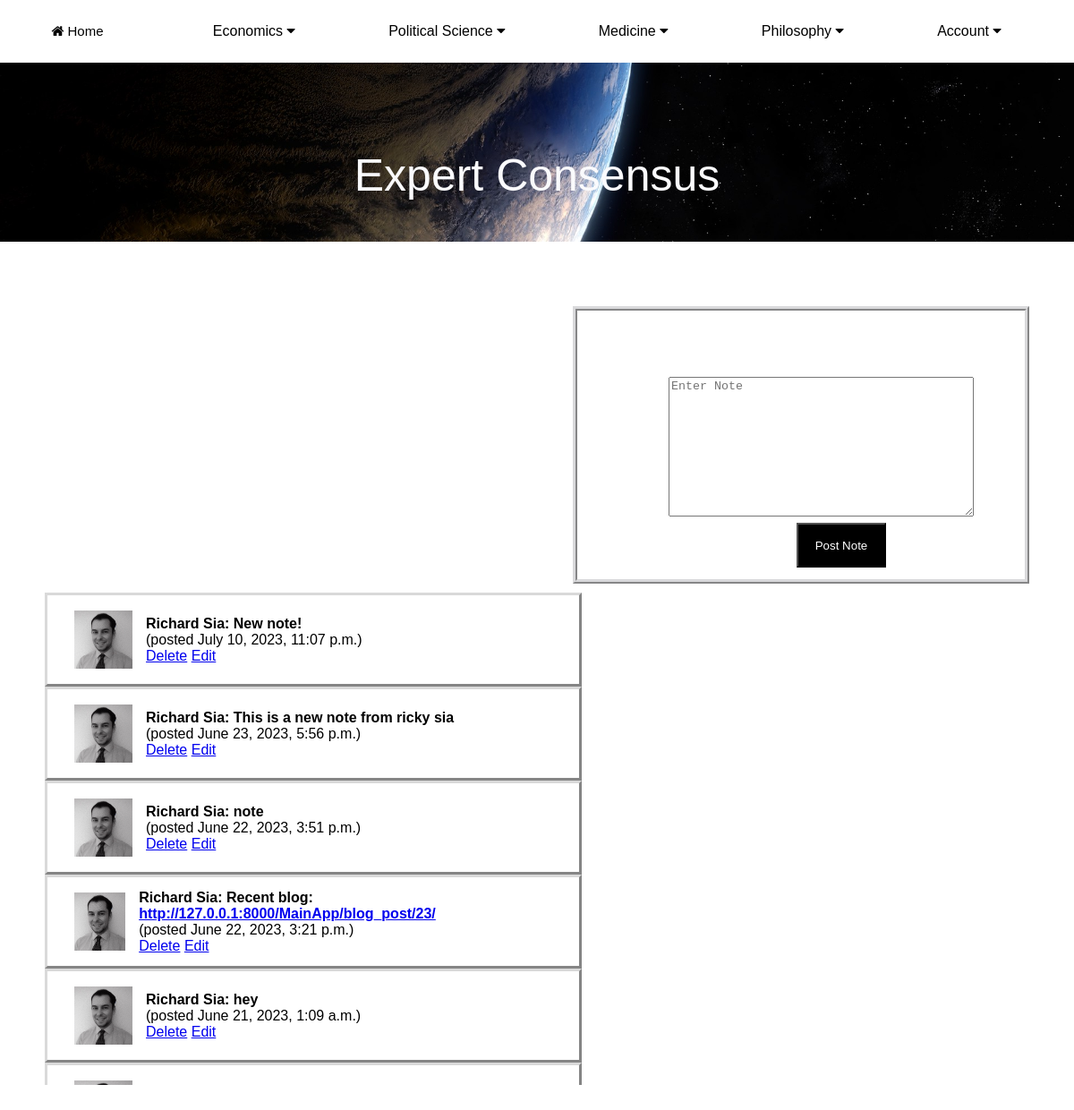
The app's page /MainApp/ (signed in) with its own data.
### MainApp/models.py (models this page shows, shortened)
class Note(models.Model):
    user = models.ForeignKey(User, related_name="Notes", on_delete=models.DO_NOTHING)
    body = RichTextField(blank=True, null=True)
    created_at = models.DateTimeField(auto_now_add=True)
    profile = models.ForeignKey(Profile, related_name="Notes", on_delete=models.DO_NOTHING, null=True)

class Profile(models.Model):
    field1 = "philosophy"
    field2 = "economics"
    field3 = "medicine"
    field4 = "political_science"
    fields = ((field1, 'Philosophy'), (field2, "Economics"),
              (field3, "Medicine"), (field4, "Political Science"),)
    user = models.OneToOneField(User, null=True, on_delete=models.CASCADE)
    follows = models.ManyToManyField("self",
                                     related_name="followed_by",
                                     symmetrical=False,
                                     blank=True)
    academic_field = models.CharField(max_length=30, choices=fields, default="No Field Selected")
    bio = models.TextField(default='')
    profile_picture = models.ImageField(null=True, blank=True, upload_to="images/profile/")
    github_url = models.CharField(max_length=255, null=True, blank=True)
    linkedin_url = models.CharField(max_length=255, null=True, blank=True)
    def __str__(self):
        return f"{self.user.username}"

### MainApp/views.py (the view, shortened to what this page needs)
# urls.py: 2. Add a URL to urlpatterns:  path('', views.home, name='home')
def home(request):
    requested_url = request.path
    if request.user.is_authenticated:
        form = NoteForm(request.POST or None)
        try:
            profile = request.user.profile
            followed_profiles = request.user.profile.follows.all()
            print("FOLLOWING: ",followed_profiles)
            current_user = request.user
            print("URL is......",requested_url)
            home = Post.published.all()
            notes = Note.objects.filter(profile__in=followed_profiles).order_by("-created_at")
            paginator = Paginator(home,2)
            page_number = request.GET.get('page', 1)
        except:
            return redirect("create_profile_page")
        try:
            posts = paginator.page(page_number)
        except PageNotAnInteger:
            posts = paginator.page(1)
        except EmptyPage:
            posts = paginator.page(paginator.num_pages)
        if requested_url == "/MainApp/philosophy/":
            return render(request, 'MainApp/post/philosophy_blog.html', {'posts': posts})
        elif requested_url == "/MainApp/economics/":
            return render(request, 'MainApp/post/economics.html', {'posts': posts})
        else:
            return render(request, 'MainApp/post/list.html', {'notes': notes, "form":form})
    else:
        return render(request, 'MainApp/post/list.html')

### MainApp/forms.py
class NoteForm(forms.ModelForm):
    body = forms.CharField(required=True,
                           widget=forms.widgets.Textarea(attrs={
                               "placeholder":"Enter Note",
                               "class":"form-control"
                           }),
                           label="",)
    class Meta:
        model = Note
        exclude = ("profile","user")

### MainApp/models.py (called while the page is built)
    def get_queryset(self):
        return super().get_queryset().filter(status=Post.Status.PUBLISHED)

### MainApp/templates/MainApp/post/list.html (shortened to what this page needs)
{% extends "MainApp/base.html" %}
{% block content %}
<div id="home_note">
{% if form %}
    <p>
    <form method="POST" style="border: none;">
        <div id="home_submit">
            {{ form.as_p }}
        </div>
    <div id="home_submit_btn_div">
        <button type="submit" id="home_submit_btn">Post Note</button>
    </div>
    </form>
    </p>
</div>
<div id="note_wrapper">
<div id="note_list">
{% if user.is_authenticated %}
{% for note in notes %}
    <div id="note_div">
        <div id="note_pic">
            {% if note.user.profile.profile_picture %}
                <img src="{{ note.user.profile.profile_picture.url }}">
            {% endif %}
        </div>
        <div id="note_text">
            <strong>{{ note.user.first_name|capfirst }} {{ note.user.last_name|capfirst }}: {{note.body|ljust:10|striptags|safe|urlize}}</strong>
            <br>
            (posted {{note.created_at}})
            <br>
            {% if request.user.username == note.user.username %}
                <a href="{% url 'MainApp:delete_note' note.id %}">Delete</a>
                <a href="{% url 'MainApp:edit_note' note.id %}"> Edit</a>
            {% endif %}
        </div>
    </div>
{% endfor %}
{% endif %}
</div>
</div>
{% endif %}
{% endblock %}

### MainApp/static/style.css (style rules this page uses)
body { margin: 0; padding: 0; background: white; font-family: arial; }
.form-control { text-align:left; }
#home_submit { margin: auto; margin-left: 10px; margin-right: 10px; position: relative; top: 10; left: 60; }
#note_wrapper { height: 550px; width:50%; overflow:auto; margin-left:50px; margin-top: 20px; }
#note_list { width:100%; margin:auto; float:left; bottom: 20; margin-bottom: 20px; }
#note_pic { height: 75px; width: 75px; box-sizing: border-box; padding: 5px; overflow:hidden; }
#note_pic img { height: 100%; width: 100%; object-fit: cover; }
#note_text { margin-left: 10px; }
#note_div { border-style: outset; border-color: #d9d9d9; padding: 12px 25px; display:flex; align-items: center; }
#home_note { display:block; height: 300px; width: 500px; border: ridge 5px #d9d9db; float: right; margin-right:50px; overflow-y: auto; margin-bottom: 10px; margin-top: 20px; }
#home_submit_btn_div { text-align:center; margin:auto; position:relative; right: 180; top: 120; }
#home_submit_btn { color:white; background-color: black; align: center; width: 100px; height: 50px; }
p { color: black; text-align: center; }
img { width: 100%; height: 200px; object-fit: cover; }
form { box-sizing: border-box; padding: 2rem; border-radius: 1rem; background-color: hsl(0, 0%, 100%); border: 4px solid hsl(0, 0%, 90%); display: grid; grid-template-columns: 1fr 1fr; gap: 2rem; }

### records on screen
Note: user.profile.profile_picture (picture), user.first_name "Richard", user.last_name "Sia", body "New note!", created_at "July 10, 2023, 11:07 p.m.", shows "Delete"
Note: user.profile.profile_picture (picture), user.first_name "Richard", user.last_name "Sia", body "This is a new note from ricky sia", created_at "June 23, 2023, 5:56 p.m.", shows "Delete"
Note: user.profile.profile_picture (picture), user.first_name "Richard", user.last_name "Sia", body "note", created_at "June 22, 2023, 3:51 p.m.", shows "Delete"
Note: user.profile.profile_picture (picture), user.first_name "Richard", user.last_name "Sia", body "Recent blog: http://127.0.0.1:8000/MainApp/blog_post/23/", created_at "June 22, 2023, 3:21 p.m.", shows "Delete"
Note: user.profile.profile_picture (picture), user.first_name "Richard", user.last_name "Sia", body "hey", created_at "June 21, 2023, 1:09 a.m.", shows "Delete"
Note: user.profile.profile_picture (picture)
